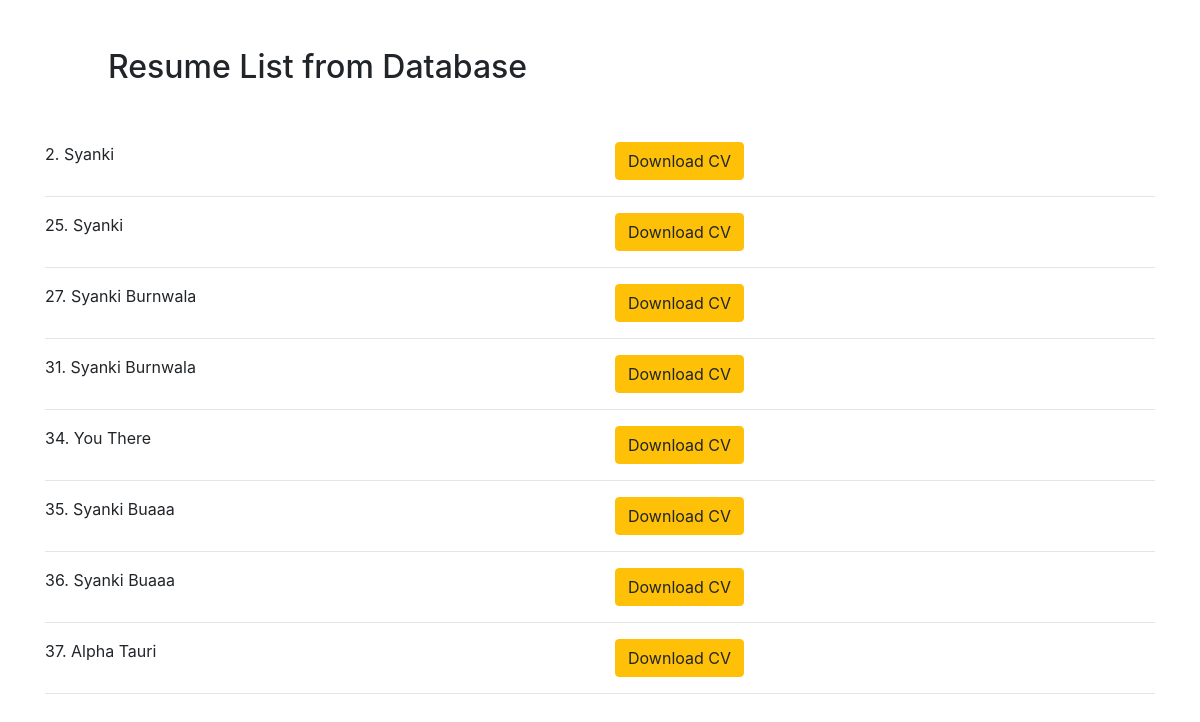
Page /list/ on the committed database.
### pdf/models.py (models this page shows, shortened)
class Profile(models.Model):
    name = models.CharField(max_length=100)
    phone = models.CharField(max_length=100)
    email = models.EmailField(max_length=100)
    school = models.CharField(max_length=100)
    degree = models.CharField(max_length=100)
    university = models.CharField(max_length=100)
    skill = models.TextField(max_length=100)
    ambition = models.TextField(max_length=100)
    work_ex = models.TextField(max_length=100)

### pdf/views.py (the view)
# urls.py: path('list/', views.list, name="list"),
def list(request):
    profile = Profile.objects.all()
    return render(request, "pdf/list.html", {'profile': profile})

### pdf/templates/pdf/list.html (shortened to what this page needs)
<!DOCTYPE html>
<html lang="en">
<head>
     <link rel="stylesheet" href="https://maxcdn.bootstrapcdn.com/bootstrap/4.0.0/css/bootstrap.min.css"
>
</head>
<body>
    <div class="container">
        <div class="row m-5">
            <div class="col-md-12">
                <h2>Resume List from Database</h2>
            </div>
        </div>
        {% for profile in profile %}
        <div class="row">
            <div class="col-md-6">
                {{profile.id}}. {{profile.name}}
            </div>
            <div class="col-md-6">
                <a href="/{{profile.id}}" class="btn btn-warning">Download CV</a>
            </div>
        </div>
        <hr>
        {% endfor %}
    </div>
</body>
</html>

### rows in the picture
Profile: id "2", name "Syanki"
Profile: id "25", name "Syanki"
Profile: id "27", name "Syanki Burnwala"
Profile: id "31", name "Syanki Burnwala"
Profile: id "34", name "You There"
Profile: id "35", name "Syanki Buaaa"
Profile: id "36", name "Syanki Buaaa"
Profile: id "37", name "Alpha Tauri"
